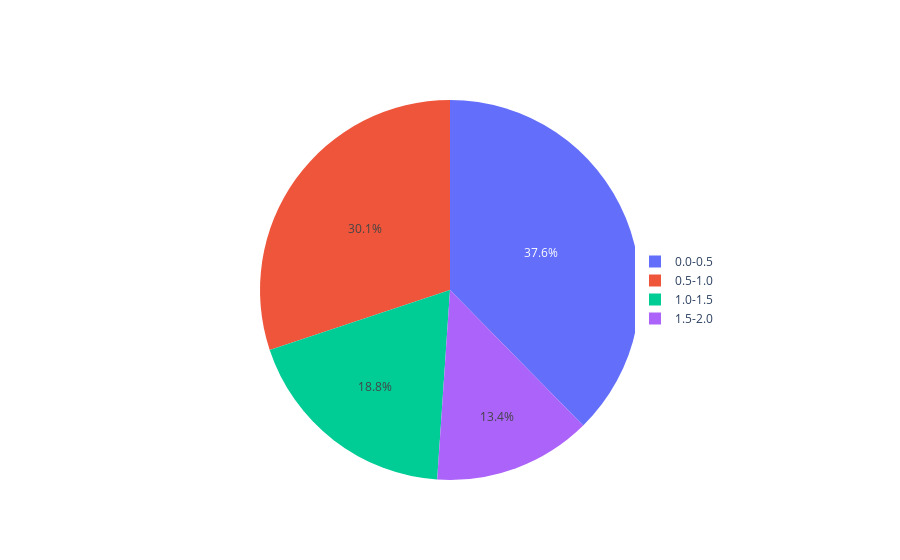

This figure's notebook cell:
### Markdown cell above
Отрисовка пирога

### Code cell
labels = [i for i in p_sum.keys()]
values = [i for i in p_sum.values()]

fig = go.Figure(data=[go.Pie(labels=labels, values=values)])
fig.update_layout(legend=dict(x=0.75, y=0.5))

fig.show()

### Figure 1 — Plotly figure (JSON) as saved in the notebook; plotly's stock layout.template omitted (floating-point values rounded to 4 significant figures)
{"data": [{"labels": ["0.0-0.5", "0.5-1.0", "1.0-1.5", "1.5-2.0"], "type": "pie", "values": [70, 56, 35, 25]}], "layout": {"legend": {"x": 0.75, "y": 0.5}}}
